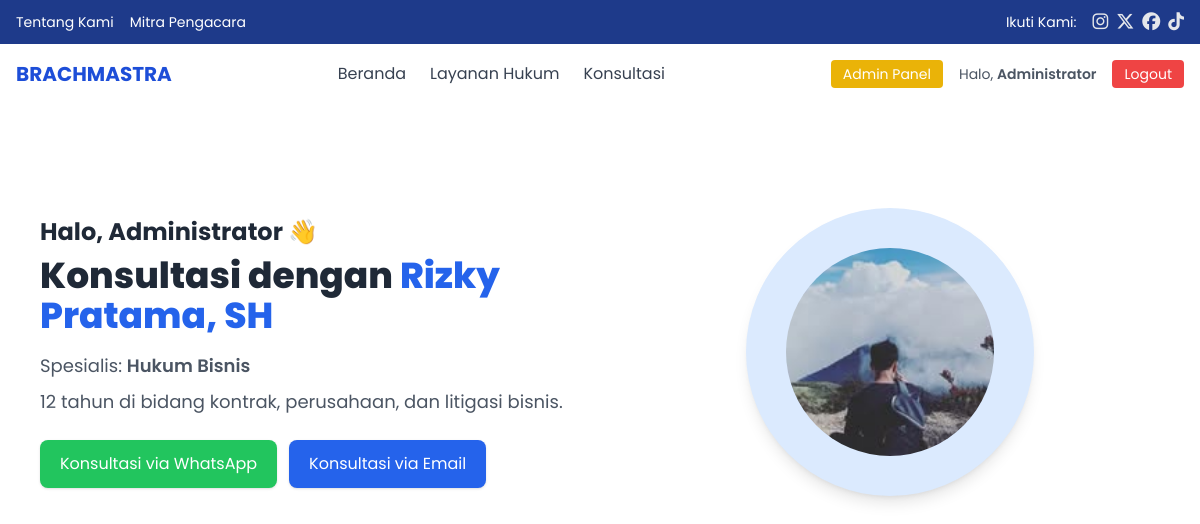
/popup-konsultasi.php?id=3&from=konsultasi (signed in), run on the app's committed database.
### tables this page shows
CREATE TABLE `pengacara` (
  `id` int NOT NULL,
  `nama` varchar(100) DEFAULT NULL,
  `foto` longtext,
  `spesialis` varchar(100) DEFAULT NULL,
  `harga_konsultasi` int NOT NULL DEFAULT '0',
  `email` varchar(100) DEFAULT NULL,
  `telepon` varchar(20) DEFAULT NULL,
  `deskripsi` text,
  `pendidikan` varchar(255) DEFAULT NULL,
  `tipe_konsultasi` enum('gratis','berbayar') NOT NULL DEFAULT 'gratis'
);

### popup-konsultasi.php (the view, shortened to what this page needs)
<?php
require 'db.php';
$id = (int)($_GET['id'] ?? 0);
$result = $conn->query("SELECT * FROM pengacara WHERE id = $id");
$p = $result->fetch_assoc();
$user_nama = $_SESSION['user_name'];
?>
<!DOCTYPE html>
<html lang="id">
<head>
  <?php include 'includes/header.php'; ?>
  <script src="https://cdn.tailwindcss.com"></script>
</head>
<body class="bg-gray-50">
<section class="pt-24 pb-16 bg-white min-h-screen">
  <div class="max-w-6xl mx-auto px-4 grid md:grid-cols-2 gap-10 items-center">
    <div>
      <h2 class="text-2xl font-bold text-gray-800 mb-2">Halo, <?= htmlspecialchars($user_nama) ?> 👋</h2>
      <h1 class="text-4xl font-extrabold mb-4">
        Konsultasi dengan <span class="text-blue-600"><?= htmlspecialchars($p['nama']) ?></span>
      </h1>
      <p class="text-lg text-gray-600 mb-2">
        Spesialis: <span class="font-semibold"><?= htmlspecialchars($p['spesialis']) ?></span>
      </p>
      <p class="text-lg text-gray-600 mb-6"><?= htmlspecialchars($p['deskripsi']) ?></p>
      <div class="flex space-x-3">
        <button onclick="startConsult('whatsapp')" class="px-5 py-3 bg-green-500 text-white rounded-lg shadow hover:bg-green-600 transition">
          Konsultasi via WhatsApp
        </button>
        <button onclick="startConsult('email')" class="px-5 py-3 bg-blue-600 text-white rounded-lg shadow hover:bg-blue-700 transition">
          Konsultasi via Email
        </button>
      </div>
    </div>
    <div class="flex justify-center">
      <div class="bg-blue-100 rounded-full w-72 h-72 flex items-center justify-center shadow-lg">
        <img src="<?= htmlspecialchars($p['foto']) ?>" alt="<?= htmlspecialchars($p['nama']) ?>" class="w-52 h-52 object-cover rounded-full">
      </div>
    </div>
  </div>
</section>
</body>
</html>

### includes/header.php (style rules this page uses)
body { font-family: 'Poppins', sans-serif; }

### data on the page
pengacara: nama "Rizky Pratama, SH", spesialis "Hukum Bisnis", deskripsi "12 tahun di bidang kontrak, perusahaan, dan litigasi bisnis.", foto (picture)

### other printed values
$_SESSION['user_name'] "Administrator"
$user_nama "Administrator"
